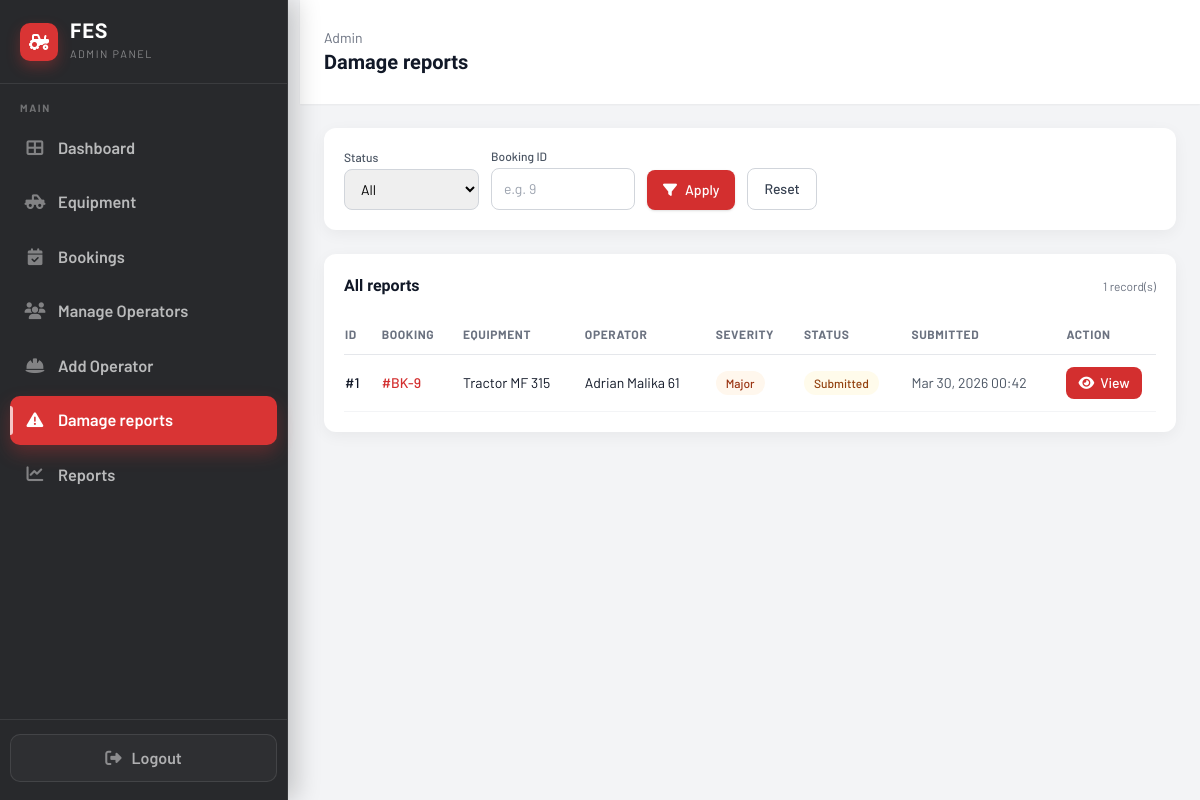
Screenshot of /Pages/admin/damage_reports.php (signed in) with the database file from the repository.
### tables this page shows
CREATE TABLE IF NOT EXISTS `damage_reports` (
  `damage_report_id` int UNSIGNED NOT NULL AUTO_INCREMENT,
  `booking_id` int NOT NULL,
  `operator_id` int NOT NULL,
  `equipment_id` varchar(50) NOT NULL,
  `description` text NOT NULL,
  `severity` enum('minor','major','critical') NOT NULL,
  `photo_path` varchar(500) DEFAULT NULL,
  `status` enum('submitted','acknowledged','closed') NOT NULL DEFAULT 'submitted',
  `admin_notes` text,
  `created_at` timestamp NOT NULL DEFAULT CURRENT_TIMESTAMP,
  `updated_at` timestamp NULL DEFAULT NULL ON UPDATE CURRENT_TIMESTAMP,
  PRIMARY KEY (`damage_report_id`),
  KEY `idx_damage_booking` (`booking_id`),
  KEY `idx_damage_operator` (`operator_id`)
);

CREATE TABLE IF NOT EXISTS `equipment` (
  `id` int NOT NULL AUTO_INCREMENT,
  `equipment_name` varchar(255) NOT NULL,
  `category` varchar(100) NOT NULL,
  `equipment_id` varchar(100) NOT NULL,
  `model` varchar(255) DEFAULT NULL,
  `description` text NOT NULL,
  `status` enum('available','in_use','maintenance','retired') NOT NULL DEFAULT 'available',
  `location` varchar(255) NOT NULL,
  `operator_id` int DEFAULT NULL,
  `purchase_date` date DEFAULT NULL,
  `daily_rate` decimal(10,2) NOT NULL,
  `hourly_rate` decimal(10,2) DEFAULT '0.00',
  `per_hectare_rate` decimal(10,2) DEFAULT NULL,
  `fuel_type` varchar(50) DEFAULT NULL,
  `total_usage_hours` int DEFAULT '0',
  `year_manufactured` int DEFAULT NULL,
  `weight_kg` decimal(10,2) DEFAULT NULL,
  `last_maintenance` date DEFAULT NULL,
  `icon` varchar(100) NOT NULL,
  `image_path` varchar(500) DEFAULT NULL,
  `created_at` timestamp NULL DEFAULT CURRENT_TIMESTAMP,
  `updated_at` timestamp NULL DEFAULT CURRENT_TIMESTAMP ON UPDATE CURRENT_TIMESTAMP,
  PRIMARY KEY (`id`),
  KEY `operator_id` (`operator_id`)
);

### Pages/admin/damage_reports.php (the view, shortened to what this page needs)
<?php
$filterStatus = trim((string)($_GET['status'] ?? 'all'));
$filterBooking = isset($_GET['booking_id']) ? (int)$_GET['booking_id'] : 0;
$reports = [];
$conn = null;
try {
    $conn = getDBConnection();
    $whereParts = ['1=1'];
    $whereSql = implode(' AND ', $whereParts);
    $sql = "SELECT dr.damage_report_id, dr.booking_id, dr.operator_id, dr.equipment_id,
                   dr.description, dr.severity, dr.photo_path, dr.status, dr.created_at,
                   COALESCE(u.name, CONCAT('Operator #', dr.operator_id)) AS operator_name,
                   e.equipment_name
            FROM damage_reports dr
            LEFT JOIN users u ON u.user_id = dr.operator_id
            LEFT JOIN equipment e ON e.equipment_id COLLATE utf8mb4_unicode_ci = dr.equipment_id COLLATE utf8mb4_unicode_ci
            WHERE {$whereSql}
            ORDER BY dr.created_at DESC";
    $res = null;
    try {
        $res = $conn->query($sql);
    } catch (mysqli_sql_exception $qe) {
        $qerrno = (int)$qe->getCode();
        $qmsg = $qe->getMessage();
        $isMissingDr = ($qerrno === 1146 || stripos($qmsg, 'damage_reports') !== false);
        if ($isMissingDr && fes_admin_try_create_damage_reports_table($conn)) {
            $res = $conn->query($sql);
        } else {
            throw $qe;
        }
    }
    if ($res instanceof mysqli_result) {
        while ($row = $res->fetch_assoc()) {
            $reports[] = $row;
        }
    }
} catch (mysqli_sql_exception $e) {
    error_log('Admin damage_reports mysqli: [' . $e->getCode() . '] ' . $e->getMessage());
    $errno = (int)$e->getCode();
    $msg = $e->getMessage();
    if ($errno === 1146 || stripos($msg, 'damage_reports') !== false) {
        $loadError = 'The damage_reports table is missing. In phpMyAdmin, select database "' . htmlspecialchars(DB_NAME) . '" and run database/add_damage_reports.sql (or import database/fes_db.sql).';
    } else {
        $loadError = 'Could not load damage reports: ' . htmlspecialchars($msg) . ' (MySQL errno ' . $errno . ').';
    }
} catch (Exception $e) {
    error_log('Admin damage_reports list: ' . $e->getMessage());
    $loadError = 'Could not connect or load damage reports: ' . htmlspecialchars($e->getMessage());
} finally {
    if ($conn instanceof mysqli) {
        $conn->close();
    }
}
function fes_dr_status_badge(string $s): string
{
    switch ($s) {
        case 'submitted':
            return 'bg-amber-50 text-amber-800';
    }
}
function fes_dr_severity_badge(string $s): string
{
    switch ($s) {
        case 'major':
            return 'bg-orange-50 text-orange-800';
    }
}
?>
<!DOCTYPE html>
<html lang="en">
<head>
    <link rel="stylesheet" href="https://cdnjs.cloudflare.com/ajax/libs/font-awesome/6.4.0/css/all.min.css">
    <script src="https://cdn.tailwindcss.com"></script>
</head>
<body>
<div class="min-h-screen w-full bg-gray-100">
    <?php include __DIR__ . '/include/sidebar.php'; ?>
    <div class="min-h-screen" style="margin-left: 300px; width: calc(100% - 300px);" id="main-content">
        <header class="bg-white px-6 py-7 flex items-center justify-between shadow-sm md:pl-6">
            <div class="flex items-center gap-3">
                <div>
                    <div class="text-sm text-gray-500">Admin</div>
                    <h1 class="text-xl font-semibold text-gray-900">Damage reports</h1>
                </div>
            </div>
        </header>
        <main class="flex-1 overflow-y-auto p-6" style="width: 100%; overflow-x: hidden;">
            <section class="bg-white rounded-xl shadow-card p-5 mb-6">
                <form method="get" class="flex flex-wrap items-end gap-3">
                    <div>
                        <label class="block text-xs font-medium text-gray-600 mb-1">Status</label>
                        <select name="status" class="border border-gray-300 rounded-lg px-3 py-2.5 text-sm focus:outline-none focus:ring-2 focus:ring-fes-red focus:border-fes-red">
                            <option value="all" <?php echo $filterStatus === 'all' ? 'selected' : ''; ?>>All</option>
                        </select>
                    </div>
                    <div>
                        <label class="block text-xs font-medium text-gray-600 mb-1">Booking ID</label>
                        <input type="number" name="booking_id" min="1" placeholder="e.g. 9" value="<?php echo $filterBooking > 0 ? (int)$filterBooking : ''; ?>" class="border border-gray-300 rounded-lg px-3 py-2.5 text-sm w-36 focus:outline-none focus:ring-2 focus:ring-fes-red focus:border-fes-red">
                    </div>
                    <button type="submit" class="inline-flex items-center gap-2 bg-fes-red hover:bg-[#b71c1c] text-white font-medium px-4 py-2.5 rounded-lg shadow text-sm">
                        <i class="fas fa-filter"></i> Apply
                    </button>
                    <a href="damage_reports.php" class="inline-flex items-center gap-2 border border-gray-300 bg-white hover:bg-gray-50 text-gray-700 font-medium px-4 py-2.5 rounded-lg text-sm">Reset</a>
                </form>
            </section>
            <section class="bg-white rounded-xl shadow-card p-5">
                <div class="flex items-center justify-between mb-4">
                    <h2 class="text-base font-semibold text-gray-900">All reports</h2>
                    <span class="text-xs text-gray-500"><?php echo count($reports); ?> record(s)</span>
                </div>
                <div class="overflow-x-auto">
                    <table class="min-w-full">
                        <thead>
                        <tr class="text-left text-xs font-medium text-gray-500 border-b uppercase tracking-wider">
                            <th class="py-3 pr-4">ID</th>
                            <th class="py-3 pr-4">Booking</th>
                            <th class="py-3 pr-4">Equipment</th>
                            <th class="py-3 pr-4">Operator</th>
                            <th class="py-3 pr-4">Severity</th>
                            <th class="py-3 pr-4">Status</th>
                            <th class="py-3 pr-4">Submitted</th>
                            <th class="py-3">Action</th>
                        </tr>
                        </thead>
                        <tbody class="text-sm text-gray-900">
                        <?php if (empty($reports)): ?>
                            <tr>
                                <td colspan="8" class="py-8 text-center text-gray-500">No damage reports found.</td>
                            </tr>
                        <?php else: ?>
                            <?php foreach ($reports as $r): ?>
                                <tr class="border-b border-gray-100 hover:bg-gray-50">
                                    <td class="py-3 pr-4 font-medium">#<?php echo (int)$r['damage_report_id']; ?></td>
                                    <td class="py-3 pr-4">
                                        <a href="booking-details.php?id=<?php echo (int)$r['booking_id']; ?>" class="text-fes-red font-medium hover:underline">#BK-<?php echo (int)$r['booking_id']; ?></a>
                                    </td>
                                    <td class="py-3 pr-4"><?php echo htmlspecialchars($r['equipment_name'] ?? $r['equipment_id']); ?></td>
                                    <td class="py-3 pr-4"><?php echo htmlspecialchars($r['operator_name'] ?? ''); ?></td>
                                    <td class="py-3 pr-4">
                                        <span class="inline-flex px-2.5 py-1 rounded-full text-xs font-medium <?php echo fes_dr_severity_badge((string)$r['severity']); ?>">
                                            <?php echo htmlspecialchars(ucfirst((string)$r['severity'])); ?>
                                        </span>
                                    </td>
                                    <td class="py-3 pr-4">
                                        <span class="inline-flex px-2.5 py-1 rounded-full text-xs font-medium <?php echo fes_dr_status_badge((string)$r['status']); ?>">
                                            <?php echo htmlspecialchars(ucfirst((string)$r['status'])); ?>
                                        </span>
                                    </td>
                                    <td class="py-3 pr-4 text-gray-600"><?php echo !empty($r['created_at']) ? htmlspecialchars(date('M j, Y H:i', strtotime($r['created_at']))) : ''; ?></td>
                                    <td class="py-3">
                                        <a href="damage_report.php?id=<?php echo (int)$r['damage_report_id']; ?>" class="inline-flex items-center gap-1.5 px-3 py-1.5 rounded-lg bg-fes-red hover:bg-[#b71c1c] text-white text-sm font-medium">
                                            <i class="fas fa-eye"></i> View
                                        </a>
                                    </td>
                                </tr>
                            <?php endforeach; ?>
                        <?php endif; ?>
                        </tbody>
                    </table>
                </div>
            </section>
        </main>
    </div>
</div>
</body>
</html>

### Pages/admin/damage_reports.php (style rules this page uses)
* { font-family: 'Barlow', sans-serif; }
h1, h2, h3, h4, .display { font-family: 'Barlow Condensed', sans-serif; }
@media (min-width: 768px) { #main-content { margin-left: 300px !important; width: calc(100% - 300px) !important; } }

### rows the page displays
damage_reports: damage_report_id "1", booking "9", equipment.equipment_name "Tractor MF 315", operator_name "Adrian Malika 61", severity "Major", status "Submitted", created_at "Mar 30, 2026 00:42"

### other values shown
count($reports) "1"
